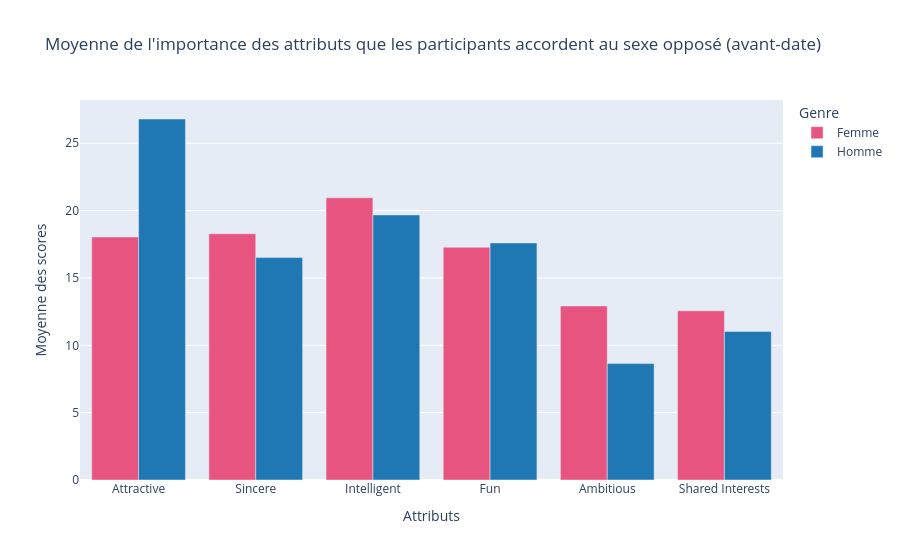

Source (notebook cell):
### Markdown cell above
**EN RESUME :**

- Une majorité de participants ont répondu vouloir participer pour s'amuser et rencontrer de nouvelles personnes. A l'inverse, très peu de personnes ont répondu être là pour réellement faire un date, ou chercher une relation sérieuse.
- Ce qui est intéresant, c'est que ce sont les 2 catégories les plus représentées qui ont le taux de match moyen le plus élevé. Il y a donc une corrélation entre le fait de venir s'amuser / rencontrer de nouvelles personnes et obtenir des matchs.
- Il n'y a pas tant de différence entre les genres sur les objectifs de rendez-vous, ce qui a surement conduit aux matchs pour les mêmes raisons.

### Code cell
# We want to know what you look for in the opposite sex. 

me_vs_opposite_sex = df.groupby("gender_text")[cols_attr1].mean().round(2).reset_index()

me_vs_opposite_sex = me_vs_opposite_sex.rename(columns=({
    "attr1_1":"Attractive",
    "sinc1_1":"Sincere",
    "intel1_1":"Intelligent",
    "fun1_1":"Fun",
    "amb1_1":"Ambitious",
    "shar1_1":"Shared Interests"
}))

display(me_vs_opposite_sex)

# Renversement de la table pour préparation visualisation

me_vs_opposite_sex_melted = me_vs_opposite_sex.melt(id_vars="gender_text", var_name="Attribute", value_name="Mean Score")

# Visualiser les moyennes des hommes et femmes par attributs
fig = px.bar(me_vs_opposite_sex_melted,
             x="Attribute",
             y="Mean Score",
             color="gender_text",
             barmode="group",
             color_discrete_map={
                 "Femme":"#E75480",
                 "Homme":"#1f77b4"},
            title= "Moyenne de l'importance des attributs que les participants accordent au sexe opposé (avant-date)",
            labels={
                "gender_text":"Genre",
                "Mean Score":"Moyenne des scores",
                "Attribute":"Attributs"
            })

fig.show()

### Figure 1 — Plotly figure (JSON) as saved in the notebook; plotly's stock layout.template omitted (floating-point values rounded to 4 significant figures)
{"data": [{"alignmentgroup": "True", "hovertemplate": "Genre=Femme<br>Attributs=%{x}<br>Moyenne des scores=%{y}<extra></extra>", "legendgroup": "Femme", "marker": {"color": "#E75480", "pattern": {"shape": ""}}, "name": "Femme", "offsetgroup": "Femme", "orientation": "v", "showlegend": true, "textposition": "auto", "type": "bar", "x": ["Attractive", "Sincere", "Intelligent", "Fun", "Ambitious", "Shared Interests"], "xaxis": "x", "y": [18.04, 18.28, 20.95, 17.28, 12.92, 12.56], "yaxis": "y"}, {"alignmentgroup": "True", "hovertemplate": "Genre=Homme<br>Attributs=%{x}<br>Moyenne des scores=%{y}<extra></extra>", "legendgroup": "Homme", "marker": {"color": "#1f77b4", "pattern": {"shape": ""}}, "name": "Homme", "offsetgroup": "Homme", "orientation": "v", "showlegend": true, "textposition": "auto", "type": "bar", "x": ["Attractive", "Sincere", "Intelligent", "Fun", "Ambitious", "Shared Interests"], "xaxis": "x", "y": [26.8, 16.51, 19.68, 17.6, 8.64, 11.02], "yaxis": "y"}], "layout": {"barmode": "group", "legend": {"title": {"text": "Genre"}, "tracegroupgap": 0}, "title": {"text": "Moyenne de l'importance des attributs que les participants accordent au sexe opposé (avant-date)"}, "xaxis": {"anchor": "y", "domain": [0, 1], "title": {"text": "Attributs"}}, "yaxis": {"anchor": "x", "domain": [0, 1], "title": {"text": "Moyenne des scores"}}}}
